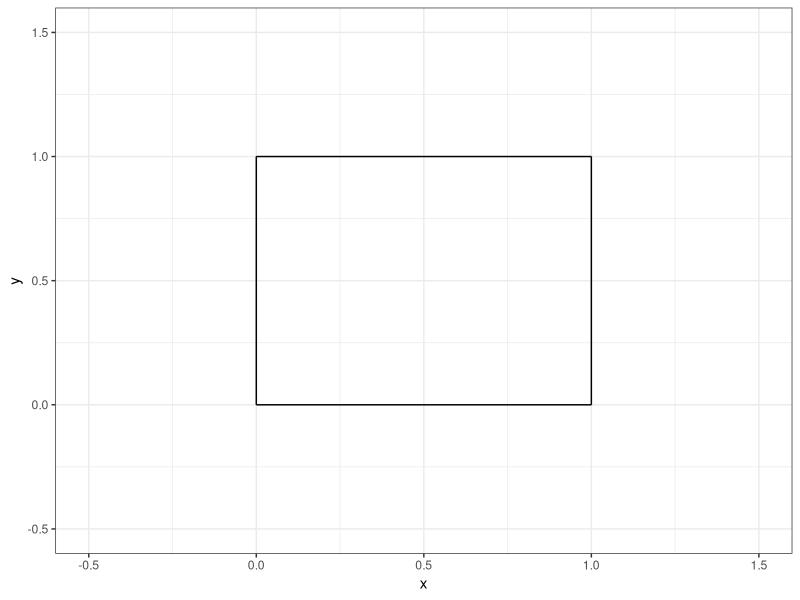
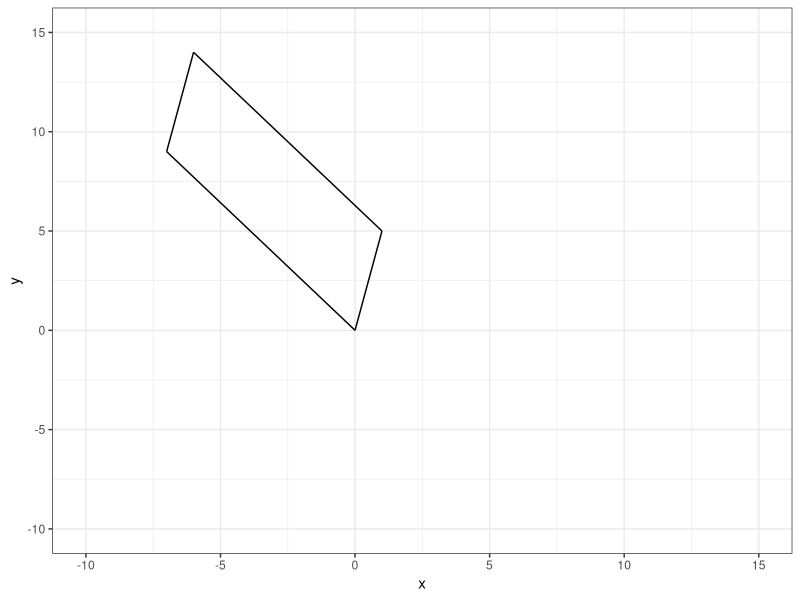
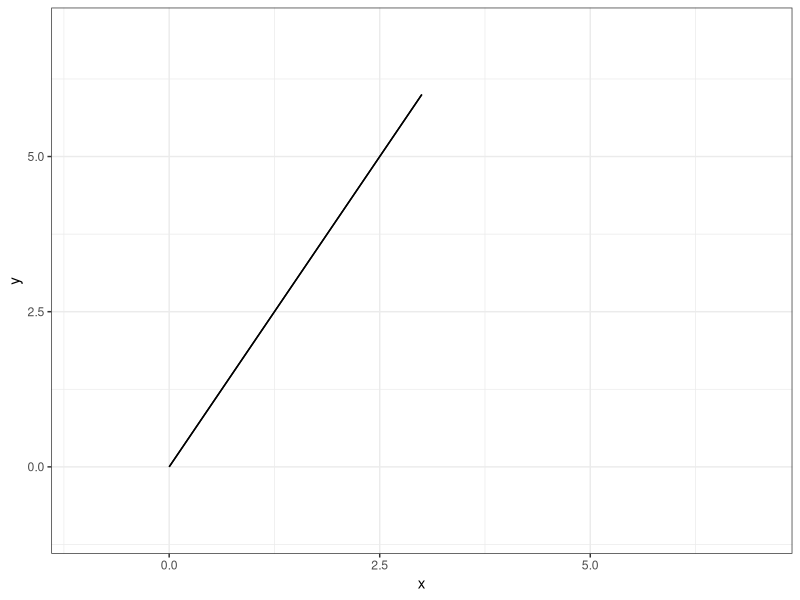
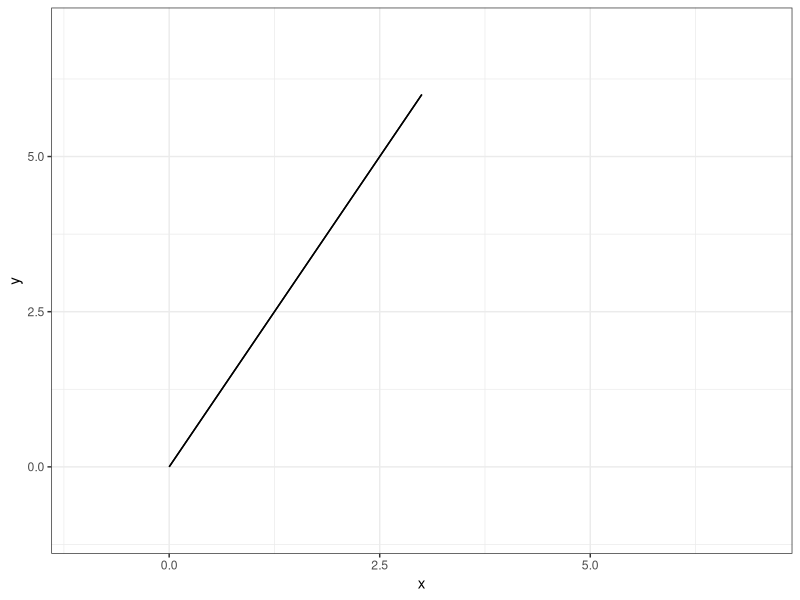

Write R code to recreate these figures, in order.
## ---- chunk 1
#| echo: false

default_chunk_hook  <- knitr::knit_hooks$get("chunk")

latex_font_size <- c("Huge", "huge", "LARGE", "Large", 
                     "large", "normalsize", "small", 
                     "footnotesize", "scriptsize", "tiny")

knitr::knit_hooks$set(chunk = function(x, options) {
  x <- default_chunk_hook(x, options)
  if(options$size %in% latex_font_size) {
    paste0("\n \\", options$size, "\n\n", 
      x, 
      "\n\n \\normalsize"
    )
  } else {
    x
  }
})

## ---- chunk 2
#| label: load-packages
#| include: false
library(tidyverse)
## ---- chunk 3
#| label: fig-unitsquare
#| fig-cap: "The unit square."
#| fig-width: 3
#| fig-height: 3
#| scale: "80%"
#| fig-align: "center"
#| size: "scriptsize"
ggplot() +
  geom_segment(aes(x = 0, xend = 0,
                   y=0, yend = 1))+
  geom_segment(aes(x = 0, xend = 1,
                   y=1, yend = 1))+
  geom_segment(aes(x = 1, xend = 1,
                   y=0, yend = 1))+
  geom_segment(aes(x = 0, xend = 1,
                   y=0, yend = 0)) +
  theme_bw() + 
  xlim(-0.5, 1.5)+
  ylim(-0.5, 1.5)+
  labs(x = "x", 
       y = "y")
## ---- chunk 4
#| size: "scriptsize"
#| code-fold: FALSE
(M = diag(2))
## ---- chunk 5
#| size: "scriptsize"
#| code-fold: FALSE
(A = matrix(c(1,-7,5,9),2,2,T))
## ---- chunk 6
#| size: "scriptsize"
#| code-fold: FALSE
(T = A %*% M)
## ---- chunk 7
#| size: "scriptsize"
#| code-fold: FALSE
(basis_vector_1 = T[,1])
(basis_vector_2 = T[,2])
## ---- chunk 8
#| size: "scriptsize"
#| code-fold: FALSE
(p_0 = c(0,0))
(p_1 = basis_vector_1)
(p_2 = basis_vector_1 + basis_vector_2)
(p_3 = basis_vector_2)
## ---- chunk 9
#| label: fig-unitsquare-T
#| fig-cap: "The T square."
#| fig-width: 3
#| fig-height: 3
#| scale: "80%"
#| fig-align: "center"
#| size: "scriptsize"
ggplot() +
  geom_segment(aes(x = p_0[1], xend = p_1[1],
                   y= p_0[2], yend = p_1[2]))+
  geom_segment(aes(x = p_1[1], xend = p_2[1],
                   y= p_1[2], yend = p_2[2]))+
  geom_segment(aes(x = p_2[1], xend = p_3[1],
                   y= p_2[2], yend = p_3[2]))+
  geom_segment(aes(x = p_3[1], xend = p_0[1],
                   y= p_3[2], yend = p_0[2])) +
  theme_bw() + 
  xlim(-10, 15)+
  ylim(-10, 15)+
  labs(x = "x", 
       y = "y")
## ---- chunk 10
#| size: "scriptsize"
#| code-fold: FALSE
(determinant_A = det(A))
## ---- chunk 11
#| size: "scriptsize"
#| code-fold: FALSE
(A = matrix(c(1,2,2,4),2,2,T))
## ---- chunk 12
#| size: "scriptsize"
#| code-fold: FALSE
(T = A %*% M)
## ---- chunk 13
#| size: "scriptsize"
#| code-fold: FALSE
(basis_vector_1 = T[,1])
(basis_vector_2 = T[,2])
## ---- chunk 14
#| size: "scriptsize"
#| code-fold: FALSE
(p_0 = c(0,0))
(p_1 = basis_vector_1)
(p_2 = basis_vector_1 + basis_vector_2)
(p_3 = basis_vector_2)
## ---- chunk 15
#| label: fig-unitsquare-T-2
#| fig-cap: "The T-2 square."
#| fig-width: 3
#| fig-height: 3
#| scale: "80%"
#| fig-align: "center"
#| size: "scriptsize"
ggplot() +
  geom_segment(aes(x = p_0[1], xend = p_1[1],
                   y= p_0[2], yend = p_1[2]))+
  geom_segment(aes(x = p_1[1], xend = p_2[1],
                   y= p_1[2], yend = p_2[2]))+
  geom_segment(aes(x = p_2[1], xend = p_3[1],
                   y= p_2[2], yend = p_3[2]))+
  geom_segment(aes(x = p_3[1], xend = p_0[1],
                   y= p_3[2], yend = p_0[2])) +
  theme_bw() + 
  xlim(-1, 7)+
  ylim(-1, 7)+
  labs(x = "x", 
       y = "y")
## ---- chunk 16
#| size: "scriptsize"
#| code-fold: FALSE
(determinant_A = det(A))
## ---- chunk 17
#| size: "scriptsize"
#| code-fold: TRUE
(k = 0.5)
(M = matrix(c(1,0,k,1),2,2,T))
(A = matrix(c(1,-7,5,9),2,2,T))
(p_0 = c(0,0))
(p_1 = basis_vector_1)
(p_2 = basis_vector_1 + basis_vector_2)
(p_3 = basis_vector_2)
## ---- chunk 18
#| label: fig-unitsquare-T-3
#| fig-cap: "The T-3 square."
#| fig-width: 3
#| fig-height: 3
#| scale: "80%"
#| fig-align: "center"
#| size: "scriptsize"
ggplot() +
  geom_segment(aes(x = p_0[1], xend = p_1[1],
                   y= p_0[2], yend = p_1[2]))+
  geom_segment(aes(x = p_1[1], xend = p_2[1],
                   y= p_1[2], yend = p_2[2]))+
  geom_segment(aes(x = p_2[1], xend = p_3[1],
                   y= p_2[2], yend = p_3[2]))+
  geom_segment(aes(x = p_3[1], xend = p_0[1],
                   y= p_3[2], yend = p_0[2])) +
  theme_bw() + 
  xlim(-1, 7)+
  ylim(-1, 7)+
  labs(x = "x", 
       y = "y")
